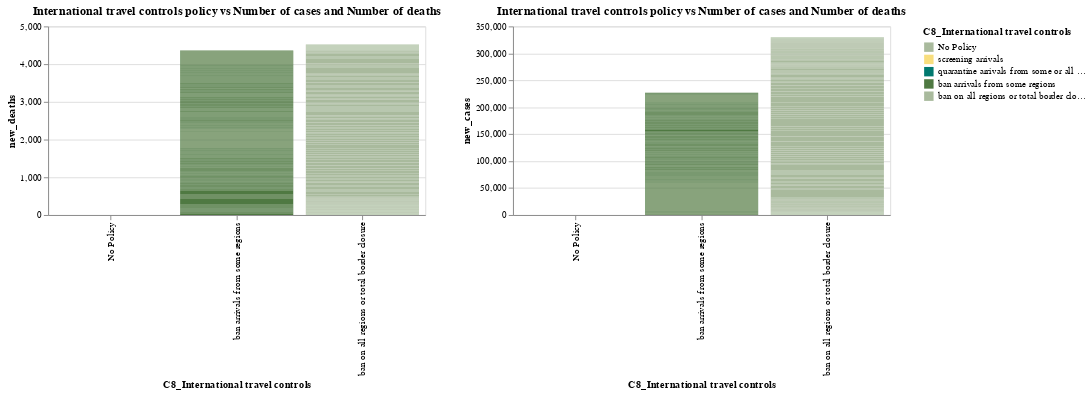

Notebook cell for this chart:
### Code cell
domain = ['No Policy',"screening arrivals",
    "quarantine arrivals from some or all regions",
          "ban arrivals from some regions","ban on all regions or total border closure"]
range_ = ['#A9BA9D', '#F8DE7E', '#01796F','#4F7942']

alt.Chart(dfC).mark_bar().encode(
    alt.Y(alt.repeat("column"), type='quantitative'),
    alt.X(alt.repeat("row"), type='nominal'),
    color=alt.Color('C8_International travel controls:N',scale=alt.Scale(domain=domain, range=range_))
).properties(
    width=400,
    height=200,
    title = "International travel controls policy vs Number of cases and Number of deaths ",

).repeat(
    row=['C8_International travel controls'],
    column=['new_deaths','new_cases']
).interactive()

### Figure 1 — Vega-Lite specification as saved in the notebook (floating-point values rounded to 4 significant figures; data arrays with more than 128 entries replaced by an {"elided": "..."} marker saying what was removed)
{"config": {"view": {"continuousWidth": 400, "continuousHeight": 300}}, "repeat": {"column": ["new_deaths", "new_cases"], "row": ["C8_International travel controls"]}, "spec": {"data": {"name": "data-6cb9bbe6c1deb7b38f0901c23222f159"}, "mark": "bar", "encoding": {"color": {"field": "C8_International travel controls", "scale": {"domain": ["No Policy", "screening arrivals", "quarantine arrivals from some or all regions", "ban arrivals from some regions", "ban on all regions or total border closure"], "range": ["#A9BA9D", "#F8DE7E", "#01796F", "#4F7942"]}, "type": "nominal"}, "x": {"field": {"repeat": "row"}, "type": "nominal"}, "y": {"field": {"repeat": "column"}, "type": "quantitative"}}, "height": 200, "selection": {"selector002": {"type": "interval", "bind": "scales", "encodings": ["x", "y"]}}, "title": "International travel controls policy vs Number of cases and Number of deaths ", "width": 400}, "$schema": "https://vega.github.io/schema/vega-lite/v4.17.0.json", "datasets": {"data-6cb9bbe6c1deb7b38f0901c23222f159": {"elided": "670 records"}}}
